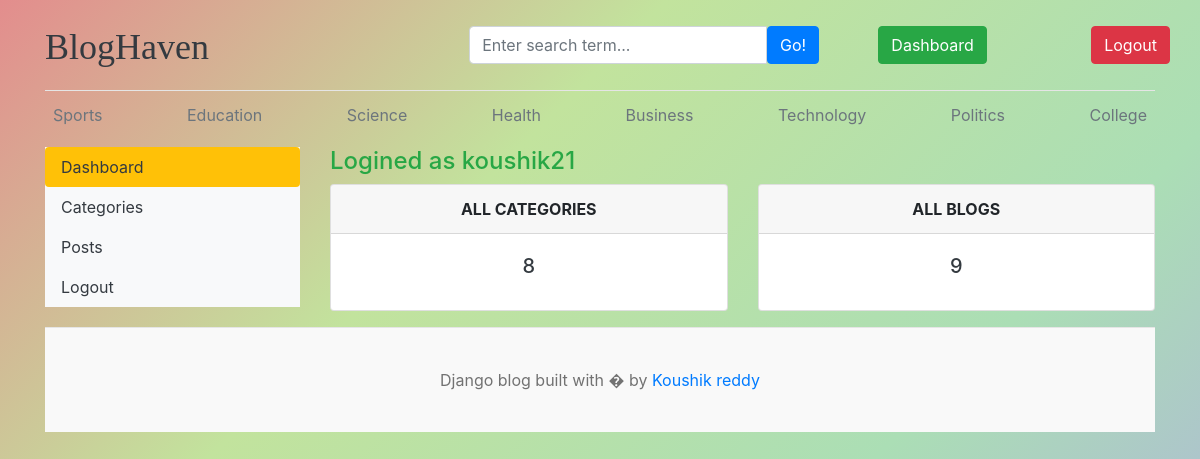
The app's page /dashboard/ (signed in) with its own data.
### blog/models.py (models this page shows, shortened)
class Category(models.Model):
    category_name=models.CharField(max_length=50,unique=True)
    created_at=models.DateTimeField(auto_now_add=True)
    updated_at=models.DateTimeField(auto_now=True)
    class Meta:
        verbose_name_plural='Categories'

### dashboards/views.py (the view)
# urls.py: path('',views.dashboard,name='dashboard'),
@login_required(login_url='login')
def dashboard(request):
    category_count=Category.objects.all().count()
    blogs_count=Blog.objects.all().count()
    context={
        'category_count':category_count,
        'blogs_count':blogs_count,
    }
    return render(request,'dashboard/dashboard.html',context)

### blog/context_processors.py (called while the page is built)
def get_categories(request):
    categories=Category.objects.all()
    return dict(categories=categories)

def get_social_links(request):
    social_links=SocialLink.objects.all()
    return dict(social_links=social_links)

### templates/dashboard/dashboard.html
{% extends 'base.html' %}
{% block content %}
  <div class="row">
    {% include "dashboard/slidebar.html" %}
    <div class="col-md-9">
      <h4 class="text-success">Logined as {{user}}</h4>
      <div class="row">
        <div class="col">
          <div class="card border-default mb-3">
            <div class="card-header text-center text-uppercase font-weight-bold">All Categories</div>
            <div class="card-body text-dark">
              <h5 class="card-title text-center">{{category_count}}</h5>
            </div>
          </div>
        </div>
        <div class="col">
          <div class="card border-default mb-3">
            <div class="card-header text-center text-uppercase font-weight-bold">All Blogs</div>
            <div class="card-body text-dark">
              <h5 class="card-title text-center">{{blogs_count}}</h5>
            </div>
          </div>
        </div>
      </div>
    </div>
  </div>
{% endblock %}

### templates/base.html (shortened to what this page needs)
{% load static %}
<!DOCTYPE html>
<html lang="en">
<head>
    <link rel="stylesheet" href="{% static '/css/blog.css' %}">
    <link href="https://getbootstrap.com/docs/4.0/dist/css/bootstrap.min.css" rel="stylesheet">
    <link rel="stylesheet" href="https://cdnjs.cloudflare.com/ajax/libs/font-awesome/4.7.0/css/font-awesome.min.css">
  </head>
<body style="">
    <div class="container">
      <header class="blog-header py-3">
        <div class="row flex-nowrap justify-content-between align-items-center">
          <div class="col-4 pt-1">
            <a class="blog-header-logo text-dark" href="/">BlogHaven</a>
          </div>
          <div class="col-4">
            <form action="{% url "search" %}" method="get">
              <div class="input-group">
                <input class="form-control" type="text" value="{{keyword}}" name="keyword" placeholder="Enter search term..." aria-label="Enter search term..." aria-describedby="button-search" />
                <button type="submit" class="btn btn-primary" id="button-search" type="button">Go!</button>
              </div>
            </form>
          </div>
          {% if not user.is_authenticated %}
          <div class="col-4 d-flex justify-content-end align-items-center">
            <a class="btn btn-sm btn-warning" href="{% url "login" %}">Login</a> &nbsp;
            <a class="btn btn-sm btn-outline-secondary" href="{% url 'register' %}">Register</a>
          </div>
          {% else %}
          <span><a class="btn btn-success" href="{% url "dashboard" %}">Dashboard</a></span>
          <span><a href="{% url "logout" %}" class="btn btn-danger">Logout</a></span>
          {% endif %}
        </div>
      </header>
      <div class="nav-scroller py-1 mb-2">
        <nav class="nav d-flex justify-content-between">
          {% for cat in categories %}
            <a class="p-2 text-muted" href="{% url 'posts_by_category' cat.id %}">{{cat.category_name}}</a>
          {% endfor %}
        </nav>
      </div>
{% block content %}
{% endblock  %}
<footer class="blog-footer">
  <p>Django blog built with � by <a href="#">Koushik reddy</a></p>
</footer>
</body>
</html>

### project1/static/css/blog.css (style rules this page uses)
.blog-header { border-bottom: 1px solid #e5e5e5; }
.blog-header-logo { font-family: "Playfair Display", Georgia, "Times New Roman", serif; font-size: 2.25rem; }
h1, h2, h3, h4, h5, h6 { font-family: "Playfair Display", Georgia, "Times New Roman", serif; }
.blog-footer { padding: 2.5rem 0; color: #727272; text-align: center; background-color: #f9f9f9; border-top: .05rem solid #e5e5e5; }
.blog-footer p:last-child { margin-bottom: 0; }
body { margin: 0; min-height: 100vh; background: linear-gradient(-45deg, #aface1ff, #abdeb5, #c2e39d, #e38d8d) !important; background-size: 400% 400%; animation: gradientBG 15s ease infinite; }

### records on screen
Category: category_name "Sports"
Category: category_name "Education"
Category: category_name "Science"
Category: category_name "Health"
Category: category_name "Business"
Category: category_name "Technology"
Category: category_name "Politics"
Category: category_name "College"

### other values on screen
{{ user }} "koushik21"
{{ category_count }} "8"
{{ blogs_count }} "9"
